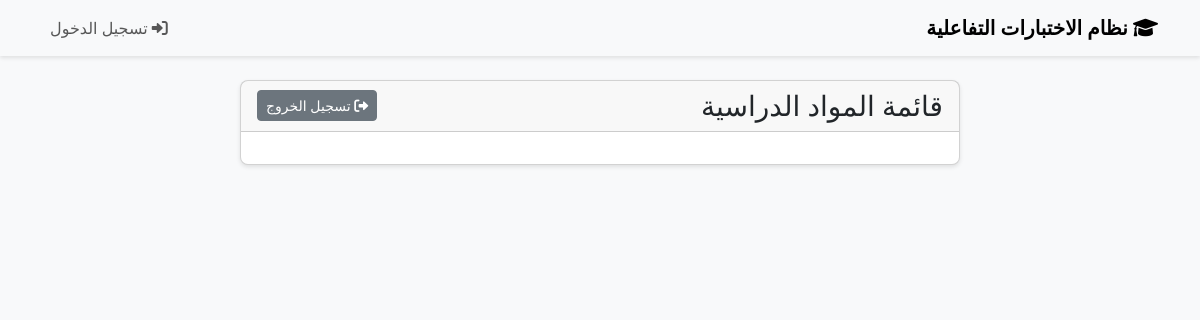
The page /student on the database as committed earlier.
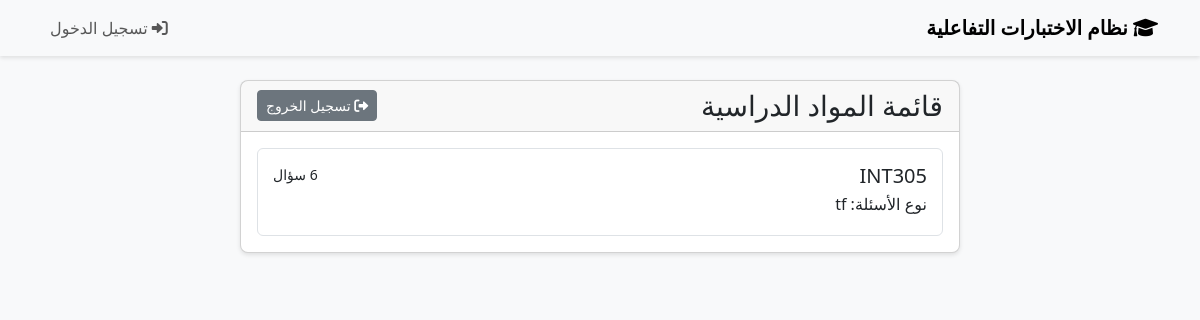
The same page on the database as committed later.
### app.py (models this page shows)
class Course(db.Model):
    id = db.Column(db.Integer, primary_key=True)
    name = db.Column(db.String(100), nullable=False)
    pdf_file = db.Column(db.String(200), nullable=False)
    num_questions = db.Column(db.Integer, nullable=False)
    question_type = db.Column(db.String(20), nullable=False)
    language = db.Column(db.String(10), nullable=False)
    questions = db.Column(db.Text, nullable=True)  # Store questions as JSON string
    created_at = db.Column(db.DateTime, default=datetime.utcnow)
    updated_at = db.Column(db.DateTime, default=datetime.utcnow, onupdate=datetime.utcnow)

### app.py (the view)
@app.route('/student')
def student():
    courses = Course.query.all()
    return render_template('student.html', courses=courses)

### templates/student.html
{% extends "base.html" %}
{% block content %}
<div class="container mt-4">
    <div class="row">
        <div class="col-md-8 offset-md-2">
            <div class="card">
                <div class="card-header d-flex justify-content-between align-items-center">
                    <h3 class="card-title mb-0">قائمة المواد الدراسية</h3>
                    <a href="{{ url_for('logout') }}" class="btn btn-sm btn-secondary">
                        <i class="fas fa-sign-out-alt"></i> تسجيل الخروج
                    </a>
                </div>
                <div class="card-body">
                    <div class="list-group">
                        {% for course in courses %}
                        <a href="{{ url_for('course_quiz', course_id=course.id) }}"
                           class="list-group-item list-group-item-action">
                            <div class="d-flex w-100 justify-content-between">
                                <h5 class="mb-1">{{ course.name }}</h5>
                                <small>{{ course.num_questions }} سؤال</small>
                            </div>
                            <p class="mb-1">نوع الأسئلة: {{ course.question_type }}</p>
                        </a>
                        {% endfor %}
                    </div>
                </div>
            </div>
        </div>
    </div>
</div>
{% endblock %}

### templates/base.html (shortened to what this page needs)
<!DOCTYPE html>
<html lang="ar" dir="rtl">
<head>
    <link href="https://cdn.jsdelivr.net/npm/bootstrap@5.3.0/dist/css/bootstrap.rtl.min.css" rel="stylesheet">
    <link href="https://cdnjs.cloudflare.com/ajax/libs/font-awesome/6.0.0/css/all.min.css" rel="stylesheet">
    <link href="{{ url_for('static', filename='css/style.css') }}" rel="stylesheet">
</head>
<body>
    <nav class="navbar navbar-expand-lg navbar-light bg-light">
        <div class="container">
            <a class="navbar-brand" href="{{ url_for('index') }}">
                <i class="fas fa-graduation-cap"></i> نظام الاختبارات التفاعلية
            </a>
            <div class="navbar-nav">
                {% if current_user.is_authenticated %}
                    {% if current_user.is_admin %}
                        <a class="nav-link" href="{{ url_for('admin') }}">
                            <i class="fas fa-user-shield"></i> المشرف
                        </a>
                    {% else %}
                        <a class="nav-link" href="{{ url_for('student') }}">
                            <i class="fas fa-user-graduate"></i> الطالب
                        </a>
                    {% endif %}
                    <a class="nav-link" href="{{ url_for('logout') }}">
                        <i class="fas fa-sign-out-alt"></i> تسجيل الخروج
                    </a>
                {% else %}
                    <a class="nav-link" href="{{ url_for('login') }}">
                        <i class="fas fa-sign-in-alt"></i> تسجيل الدخول
                    </a>
                {% endif %}
            </div>
        </div>
    </nav>
    <main class="container mt-4">
        {% block content %}{% endblock %}
    </main>
</body>
</html>

### static/css/style.css (style rules this page uses)
body { background-color: #f8f9fa; font-family: 'Segoe UI', Tahoma, Geneva, Verdana, sans-serif; direction: rtl; }
.navbar { box-shadow: 0 2px 4px rgba(0,0,0,0.1); }
.navbar-brand { font-weight: bold; }
.card { box-shadow: 0 2px 4px rgba(0,0,0,0.1); border-radius: 8px; margin-bottom: 20px; }
.list-group-item { cursor: pointer; transition: all 0.3s ease; padding: 15px; }

Rows that differ between the two databases and show on the page:
added Course: name "INT305", question_type "tf"
